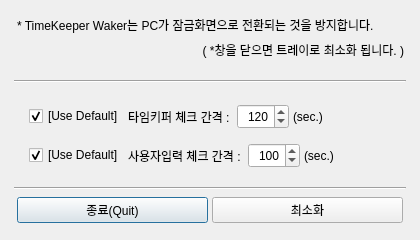
<?xml version="1.0" encoding="UTF-8"?>
<ui version="4.0">
 <class>WakerDialog</class>
 <widget class="QDialog" name="WakerDialog">
  <property name="geometry">
   <rect>
    <x>0</x>
    <y>0</y>
    <width>420</width>
    <height>240</height>
   </rect>
  </property>
  <property name="minimumSize">
   <size>
    <width>420</width>
    <height>240</height>
   </size>
  </property>
  <property name="maximumSize">
   <size>
    <width>420</width>
    <height>240</height>
   </size>
  </property>
  <property name="windowTitle">
   <string>TimeKeeper Waker</string>
  </property>
  <layout class="QVBoxLayout" name="verticalLayout_2">
   <property name="spacing">
    <number>4</number>
   </property>
   <item>
    <layout class="QVBoxLayout" name="verticalLayout">
     <property name="spacing">
      <number>4</number>
     </property>
     <property name="leftMargin">
      <number>3</number>
     </property>
     <property name="topMargin">
      <number>3</number>
     </property>
     <property name="rightMargin">
      <number>3</number>
     </property>
     <property name="bottomMargin">
      <number>3</number>
     </property>
     <item>
      <layout class="QVBoxLayout" name="verticalLayout_3">
       <property name="spacing">
        <number>8</number>
       </property>
       <property name="leftMargin">
        <number>3</number>
       </property>
       <property name="topMargin">
        <number>2</number>
       </property>
       <property name="rightMargin">
        <number>2</number>
       </property>
       <property name="bottomMargin">
        <number>3</number>
       </property>
       <item>
        <widget class="QLabel" name="label">
         <property name="text">
          <string>* TimeKeeper Waker는 PC가 잠금화면으로 전환되는 것을 방지합니다.</string>
         </property>
        </widget>
       </item>
       <item>
        <widget class="QLabel" name="label_6">
         <property name="text">
          <string>( *창을 닫으면 트레이로 최소화 됩니다. )</string>
         </property>
         <property name="alignment">
          <set>Qt::AlignRight|Qt::AlignTrailing|Qt::AlignVCenter</set>
         </property>
        </widget>
       </item>
      </layout>
     </item>
     <item>
      <spacer name="verticalSpacer_2">
       <property name="orientation">
        <enum>Qt::Vertical</enum>
       </property>
       <property name="sizeType">
        <enum>QSizePolicy::Fixed</enum>
       </property>
       <property name="sizeHint" stdset="0">
        <size>
         <width>20</width>
         <height>15</height>
        </size>
       </property>
      </spacer>
     </item>
     <item>
      <widget class="Line" name="line">
       <property name="orientation">
        <enum>Qt::Horizontal</enum>
       </property>
      </widget>
     </item>
     <item>
      <spacer name="verticalSpacer_3">
       <property name="orientation">
        <enum>Qt::Vertical</enum>
       </property>
       <property name="sizeType">
        <enum>QSizePolicy::Fixed</enum>
       </property>
       <property name="sizeHint" stdset="0">
        <size>
         <width>20</width>
         <height>12</height>
        </size>
       </property>
      </spacer>
     </item>
     <item>
      <layout class="QHBoxLayout" name="horizontalLayout_2">
       <property name="leftMargin">
        <number>15</number>
       </property>
       <property name="topMargin">
        <number>5</number>
       </property>
       <property name="rightMargin">
        <number>5</number>
       </property>
       <property name="bottomMargin">
        <number>5</number>
       </property>
       <item>
        <widget class="QCheckBox" name="cbTimeKeeperDefault">
         <property name="minimumSize">
          <size>
           <width>24</width>
           <height>24</height>
          </size>
         </property>
         <property name="maximumSize">
          <size>
           <width>200</width>
           <height>24</height>
          </size>
         </property>
         <property name="text">
          <string>[Use Default]</string>
         </property>
         <property name="checked">
          <bool>true</bool>
         </property>
        </widget>
       </item>
       <item>
        <widget class="QLabel" name="label_2">
         <property name="text">
          <string>타임키퍼 체크 간격 : </string>
         </property>
        </widget>
       </item>
       <item>
        <widget class="QSpinBox" name="sbTimeKeeperInterval">
         <property name="minimumSize">
          <size>
           <width>52</width>
           <height>25</height>
          </size>
         </property>
         <property name="maximumSize">
          <size>
           <width>52</width>
           <height>25</height>
          </size>
         </property>
         <property name="alignment">
          <set>Qt::AlignRight|Qt::AlignTrailing|Qt::AlignVCenter</set>
         </property>
         <property name="maximum">
          <number>9999</number>
         </property>
         <property name="value">
          <number>120</number>
         </property>
        </widget>
       </item>
       <item>
        <widget class="QLabel" name="label_3">
         <property name="text">
          <string>(sec.)</string>
         </property>
        </widget>
       </item>
       <item>
        <spacer name="horizontalSpacer">
         <property name="orientation">
          <enum>Qt::Horizontal</enum>
         </property>
         <property name="sizeHint" stdset="0">
          <size>
           <width>40</width>
           <height>20</height>
          </size>
         </property>
        </spacer>
       </item>
      </layout>
     </item>
     <item>
      <layout class="QHBoxLayout" name="horizontalLayout_3">
       <property name="leftMargin">
        <number>15</number>
       </property>
       <property name="topMargin">
        <number>5</number>
       </property>
       <property name="rightMargin">
        <number>5</number>
       </property>
       <property name="bottomMargin">
        <number>5</number>
       </property>
       <item>
        <widget class="QCheckBox" name="cbUserInputDefault">
         <property name="minimumSize">
          <size>
           <width>24</width>
           <height>24</height>
          </size>
         </property>
         <property name="maximumSize">
          <size>
           <width>200</width>
           <height>24</height>
          </size>
         </property>
         <property name="text">
          <string>[Use Default]</string>
         </property>
         <property name="checked">
          <bool>true</bool>
         </property>
        </widget>
       </item>
       <item>
        <widget class="QLabel" name="label_4">
         <property name="text">
          <string>사용자입력 체크 간격 : </string>
         </property>
        </widget>
       </item>
       <item>
        <widget class="QSpinBox" name="sbUserInputInterval">
         <property name="minimumSize">
          <size>
           <width>52</width>
           <height>25</height>
          </size>
         </property>
         <property name="maximumSize">
          <size>
           <width>52</width>
           <height>25</height>
          </size>
         </property>
         <property name="alignment">
          <set>Qt::AlignRight|Qt::AlignTrailing|Qt::AlignVCenter</set>
         </property>
         <property name="maximum">
          <number>9999</number>
         </property>
         <property name="value">
          <number>100</number>
         </property>
        </widget>
       </item>
       <item>
        <widget class="QLabel" name="label_5">
         <property name="text">
          <string>(sec.)</string>
         </property>
        </widget>
       </item>
       <item>
        <spacer name="horizontalSpacer_2">
         <property name="orientation">
          <enum>Qt::Horizontal</enum>
         </property>
         <property name="sizeHint" stdset="0">
          <size>
           <width>40</width>
           <height>20</height>
          </size>
         </property>
        </spacer>
       </item>
      </layout>
     </item>
     <item>
      <spacer name="verticalSpacer_4">
       <property name="orientation">
        <enum>Qt::Vertical</enum>
       </property>
       <property name="sizeType">
        <enum>QSizePolicy::Fixed</enum>
       </property>
       <property name="sizeHint" stdset="0">
        <size>
         <width>20</width>
         <height>10</height>
        </size>
       </property>
      </spacer>
     </item>
     <item>
      <widget class="Line" name="line_2">
       <property name="orientation">
        <enum>Qt::Horizontal</enum>
       </property>
      </widget>
     </item>
     <item>
      <spacer name="verticalSpacer">
       <property name="orientation">
        <enum>Qt::Vertical</enum>
       </property>
       <property name="sizeHint" stdset="0">
        <size>
         <width>20</width>
         <height>40</height>
        </size>
       </property>
      </spacer>
     </item>
     <item>
      <layout class="QHBoxLayout" name="horizontalLayout">
       <property name="leftMargin">
        <number>3</number>
       </property>
       <property name="topMargin">
        <number>3</number>
       </property>
       <property name="rightMargin">
        <number>3</number>
       </property>
       <property name="bottomMargin">
        <number>3</number>
       </property>
       <item>
        <widget class="QPushButton" name="btnQuit">
         <property name="text">
          <string>종료(Quit)</string>
         </property>
        </widget>
       </item>
       <item>
        <widget class="QPushButton" name="btnMinimized">
         <property name="text">
          <string>최소화</string>
         </property>
        </widget>
       </item>
      </layout>
     </item>
    </layout>
   </item>
  </layout>
 </widget>
 <resources/>
 <connections/>
</ui>
